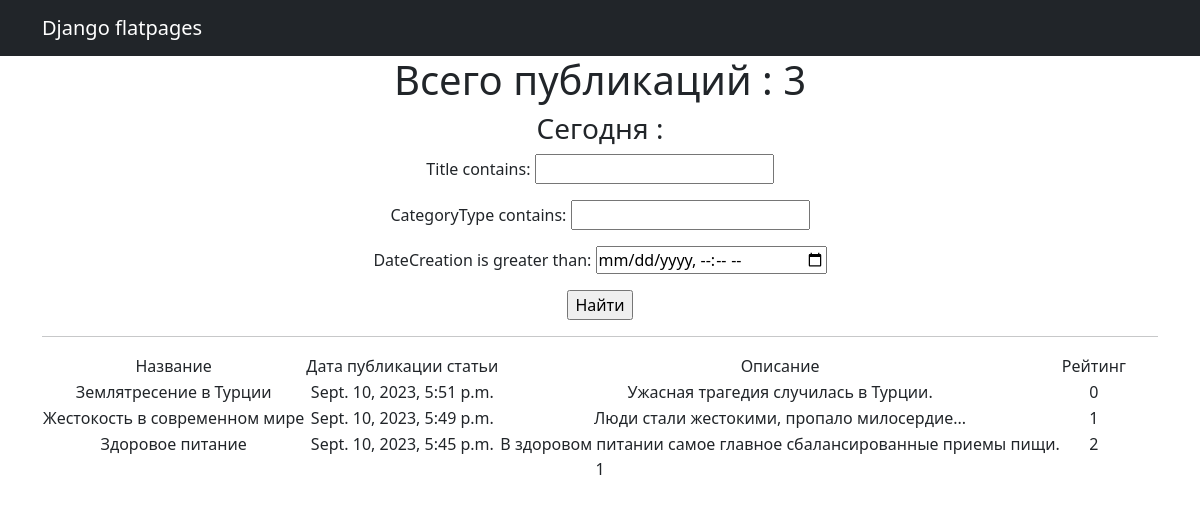
Page /news/search/ on the earlier database version.
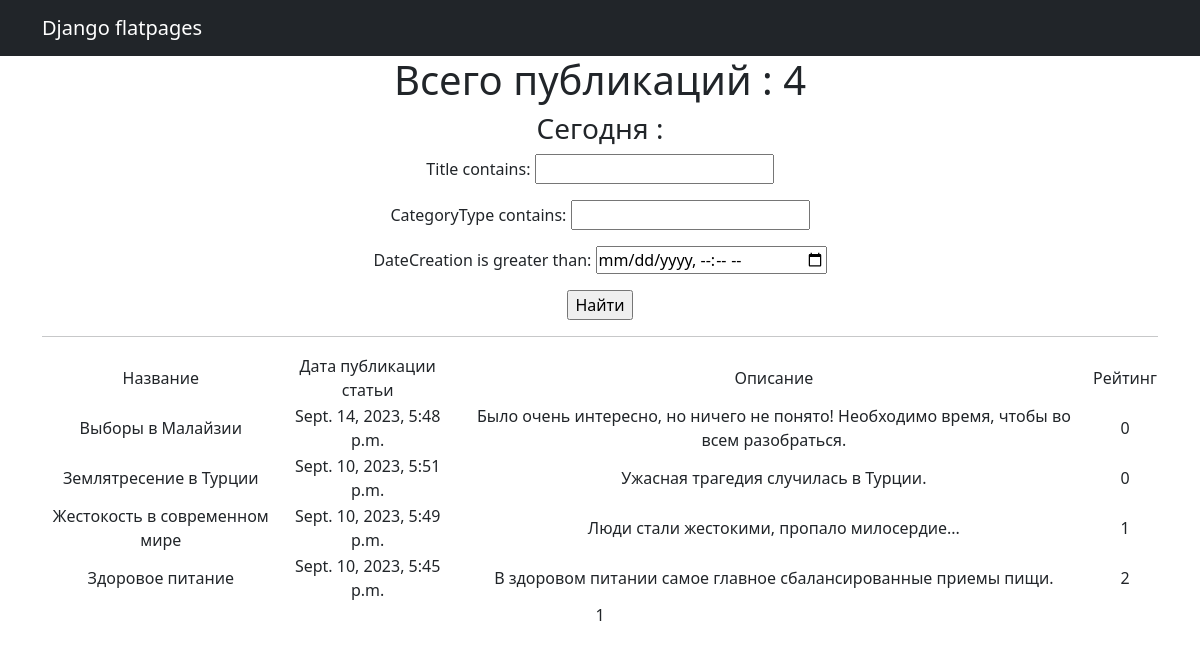
Same page on the later database version.
### news/models.py (models this page shows, shortened)
class Post(models.Model):
    author = models.ForeignKey(Author, on_delete=models.CASCADE)
    NEWS = "NW"
    ARTICLE = "AR"
    CATEGORY_CHOICES = (
        (NEWS, 'Новость'),
        (ARTICLE, 'Статья')
    )
    categoryType = models.CharField(max_length=2, choices=CATEGORY_CHOICES, default=ARTICLE)
    dateCreation = models.DateTimeField(auto_now_add=True)
    postCategory = models.ManyToManyField(Category, through='PostCategory')
    title = models.CharField(max_length=128)
    text = models.TextField()
    rating = models.SmallIntegerField(default=0)
    def __str__(self):
        return self.title
    class Meta:
        ordering = ["-dateCreation", 'title']

### news/views.py (the view)
# urls.py: path('search/', MyViev.as_view(), name='post_list'),
class MyViev(ListView):
    model = Post
    template_name = 'post_search.html'
    context_object_name = 'posts'
    paginate_by = 10
    def get_queryset(self):
        queryset = super().get_queryset()
        self.filterset =PostFilter(self.request.GET, queryset)
        return self.filterset.qs
    def get_context_data(self, **kwargs):
        context = super().get_context_data(**kwargs)
        context['filterset'] = self.filterset
        return context

### templates/post_search.html (shortened to what this page needs)
{% extends 'flatpages/default.html' %}
{% load custom_filters %}
{% block content %}
   <h1>Всего публикаций : {{posts|length}}</h1>
   <h3>Сегодня : {{ time_now|date:'M d Y' }} </h3>
<form action="" method="get">
       {{ filterset.form.as_p }}
       <input type="submit" value="Найти" />
</form>
   <hr>
   {% if posts %}
       <table>
           <tr>
               <td>Название</td>
               <td>Дата публикации статьи</td>
               <td>Описание</td>
               <td>Рейтинг</td>
           </tr>
           {% for p in posts %}
           <tr>
               <td>{{ p }}</td>
               <td>{{ p.dateCreation }}</td>
               <td>{{ p.text|truncatewords:20 }}</td></td>
               <td>{{ p.rating }}</td>
           </tr>
           {% endfor %}
       </table>
   {% else %}
       <h2>Статей нет!</h2>
   {% endif %}
   {{ page_obj.number }}
{% endblock content %}

### templates/flatpages/default.html (shortened to what this page needs)
<!DOCTYPE html>
<html lang="en">
    <head>
        {% load static %}
        <link href="{% static 'css/styles.css' %}" rel="stylesheet" />
    </head>
    <body>
        <nav class="navbar navbar-expand-lg navbar-dark bg-dark static-top">
            <div class="container">
                <a class="navbar-brand" href="#">Django flatpages</a>
            </div>
        </nav>
        <div class="container">
            <div class="row">
                <div class="col-lg-12 text-center">
                    {% block content %}{% endblock content %}
                </div>
            </div>
        </div>
    </body>
</html>

Differences in the rows shown:
added Post: title "Выборы в Малайзии", dateCreation "Sept. 14, 2023, 5:48 p.m.", text "Было очень интересно, но ничего не понято! Необходимо время, чтобы во всем разобраться.", rating "0"
Other differences:
{{ posts|length }}: "3" → "4"
